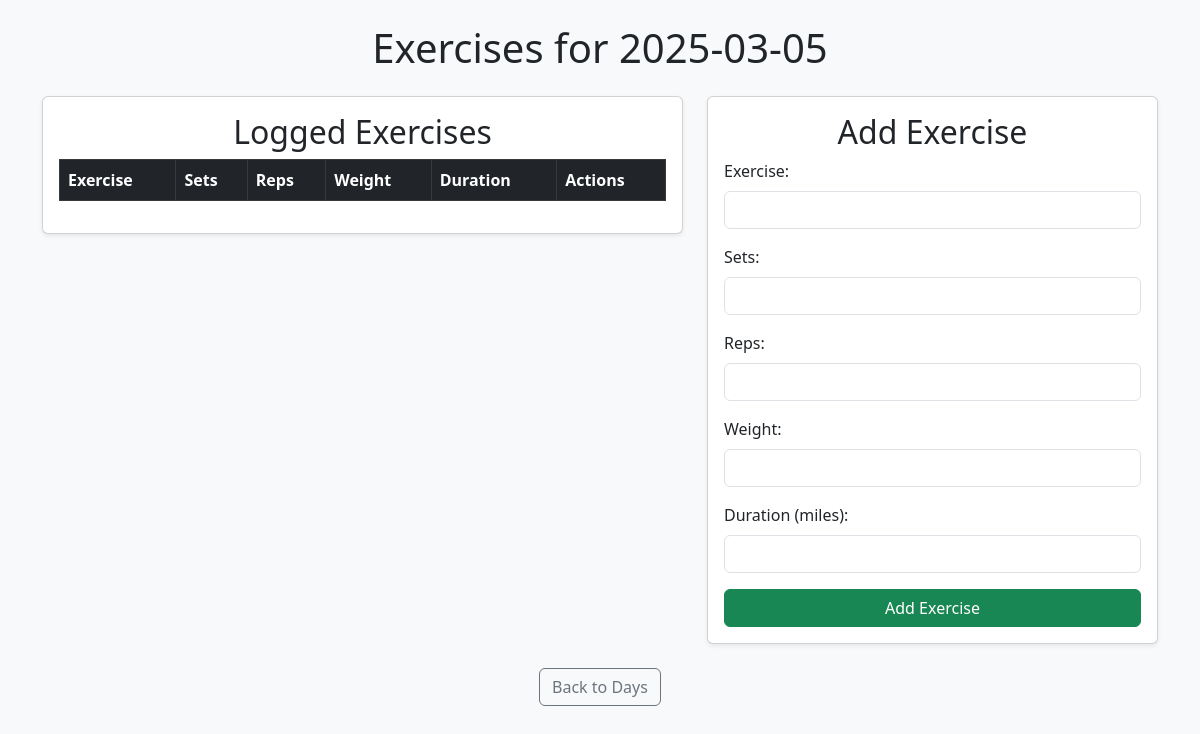
The page /day/2025-03-05 on the database as committed earlier.
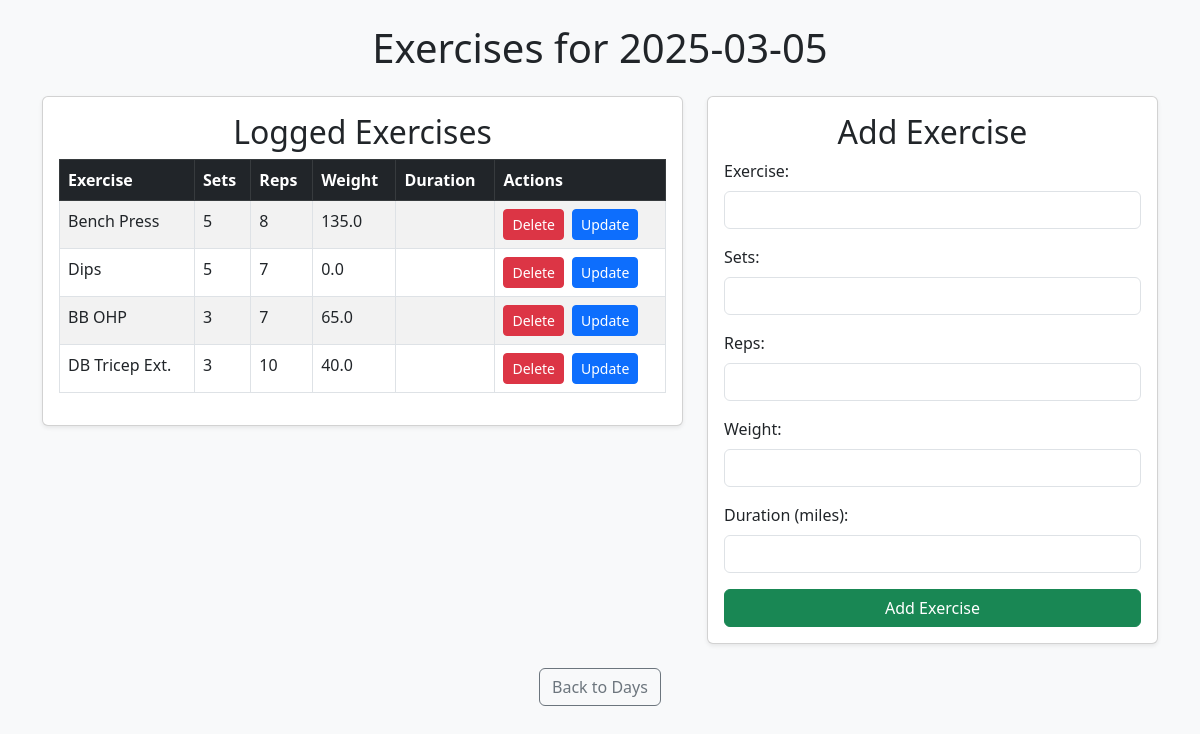
The same page on the database as committed later.
### tables this page shows
CREATE TABLE Workouts (
    id INTEGER PRIMARY KEY AUTOINCREMENT,
    date TEXT NOT NULL,
    exercise TEXT NOT NULL,
    sets INTEGER,
    reps INTEGER,
    weight REAL,
    duration REAL
);

### app.py (the view, shortened to what this page needs)
@app.route("/day/<date>", methods=["GET", "POST"])
def view_workouts_by_day(date):
    conn = get_db_connection()
    workouts = conn.execute("SELECT * FROM Workouts WHERE date = ?", (date,)).fetchall()
    print(workouts)
    conn.close()
    return render_template("workouts.html", date=date, workouts=workouts)

### app.py (called while the page is built)
def get_db_connection():
    conn = sqlite3.connect(DATABASE)
    conn.row_factory = sqlite3.Row
    return conn

### templates/workouts.html (shortened to what this page needs)
<!DOCTYPE html>
<html lang="en">
<head>
    <link href="https://cdn.jsdelivr.net/npm/bootstrap@5.3.0/dist/css/bootstrap.min.css" rel="stylesheet">
</head>
<body class="bg-light">
    <div class="container mt-4">
        <h1 class="text-center mb-4">Exercises for {{ date }}</h1>
        <div class="row">
            <div class="col-md-7">
                <div class="card shadow-sm p-3">
                    <h2 class="text-center">Logged Exercises</h2>
                    <div class="table-responsive">
                        <table class="table table-striped table-bordered">
                            <thead class="table-dark">
                                <tr>
                                    <th>Exercise</th>
                                    <th>Sets</th>
                                    <th>Reps</th>
                                    <th>Weight</th>
                                    <th>Duration</th>
                                    <th>Actions</th>
                                </tr>
                            </thead>
                            <tbody>
                                {% for workout in workouts %}
                                <tr>
                                    <td>{{ workout["exercise"] }}</td>
                                    <td>{{ workout["sets"] }}</td>
                                    <td>{{ workout["reps"] }}</td>
                                    <td>{{ workout["weight"] }}</td>
                                    <td>{{ workout["duration"] }}</td>
                                    <td>
                                        <div class="d-flex gap-2">
                                            <form method="post" action="/delete/{{ workout['id'] }}/{{ date }}">
                                                <button type="submit" class="btn btn-danger btn-sm">Delete</button>
                                            </form>
                                            <form method="get" action="/update/{{ workout['id'] }}/{{ date }}">
                                                <button type="submit" class="btn btn-primary btn-sm">Update</button>
                                            </form>
                                        </div>
                                    </td>
                                </tr>
                                {% endfor %}
                            </tbody>
                        </table>
                    </div>
                </div>
            </div>
            <div class="col-md-5">
                <div class="card shadow-sm p-3">
                    <h2 class="text-center">Add Exercise</h2>
                    <form method="post">
                        <div class="mb-3">
                            <label for="exercise" class="form-label">Exercise:</label>
                            <input type="text" class="form-control" id="exercise" name="exercise" required>
                        </div>
                        <div class="mb-3">
                            <label for="sets" class="form-label">Sets:</label>
                            <input type="number" class="form-control" id="sets" name="sets">
                        </div>
                        <div class="mb-3">
                            <label for="reps" class="form-label">Reps:</label>
                            <input type="number" class="form-control" id="reps" name="reps">
                        </div>
                        <div class="mb-3">
                            <label for="weight" class="form-label">Weight:</label>
                            <input type="number" step="0.1" class="form-control" id="weight" name="weight">
                        </div>
                        <div class="mb-3">
                            <label for="duration" class="form-label">Duration (miles):</label>
                            <input type="number" step="0.1" class="form-control" id="duration" name="duration">
                        </div>
                        <div class="d-grid">
                            <button type="submit" class="btn btn-success">Add Exercise</button>
                        </div>
                    </form>
                </div>
            </div>
        </div>
        <div class="text-center mt-4">
            <a href="/" class="btn btn-outline-secondary">Back to Days</a>
        </div>
    </div>
</body>
</html>

Rows that differ between the two databases and show on the page:
added Workouts: exercise "Bench Press", sets "5", reps "8", weight "135.0"
added Workouts: exercise "Dips", sets "5", reps "7", weight "0.0"
added Workouts: exercise "BB OHP", sets "3", reps "7", weight "65.0"
added Workouts: exercise "DB Tricep Ext.", sets "3", reps "10", weight "40.0"
